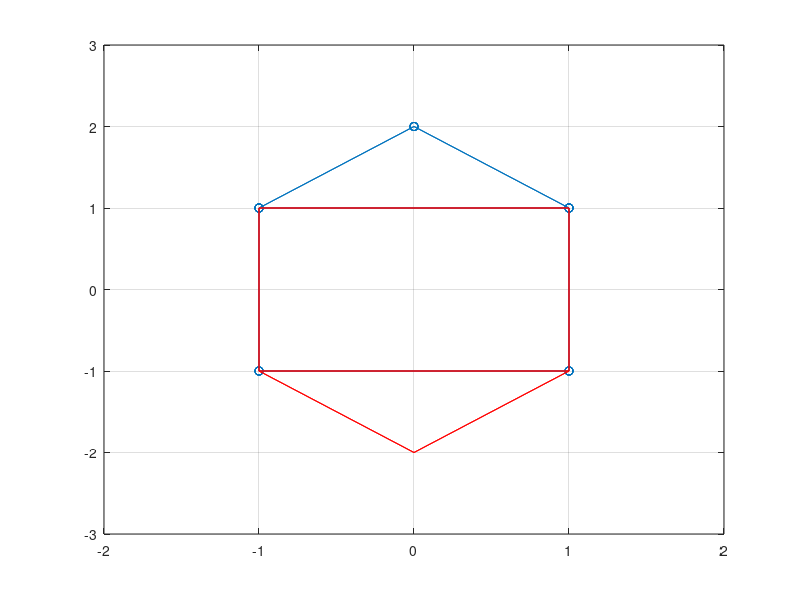

MATLAB code for this plot:
R = [1, 0;0, -1];
P = [1 1; 0 2; -1 1; -1 -1; 1 -1];
Q = [1 1 1 0 1; 1 1 1 0 0; 1 1 1 1 0; 0 0 1 1 1; 1 0 0 1 1];
LT = (R*P')';

gplot(Q, P, '-o')
hold on;
gplot(Q, LT, '-r')
hold on;
grid on;
axis([-2, 2, -3, 3]);